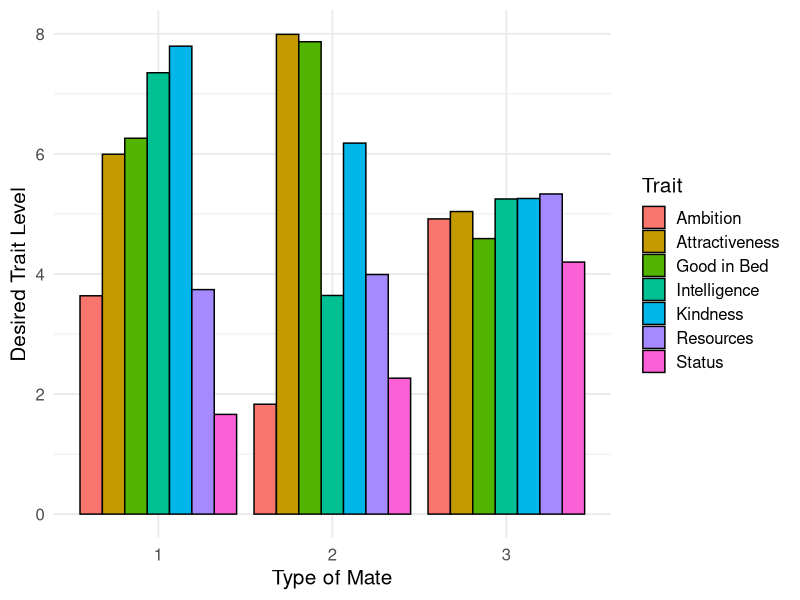
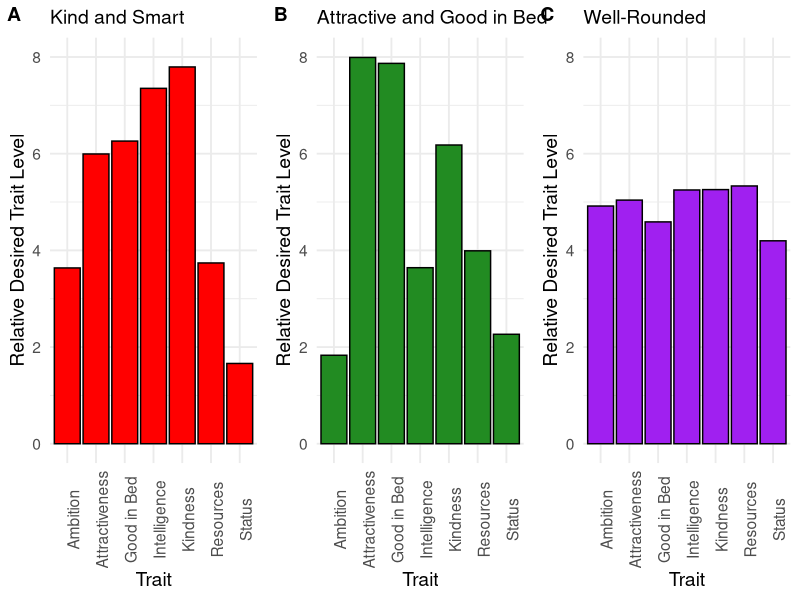
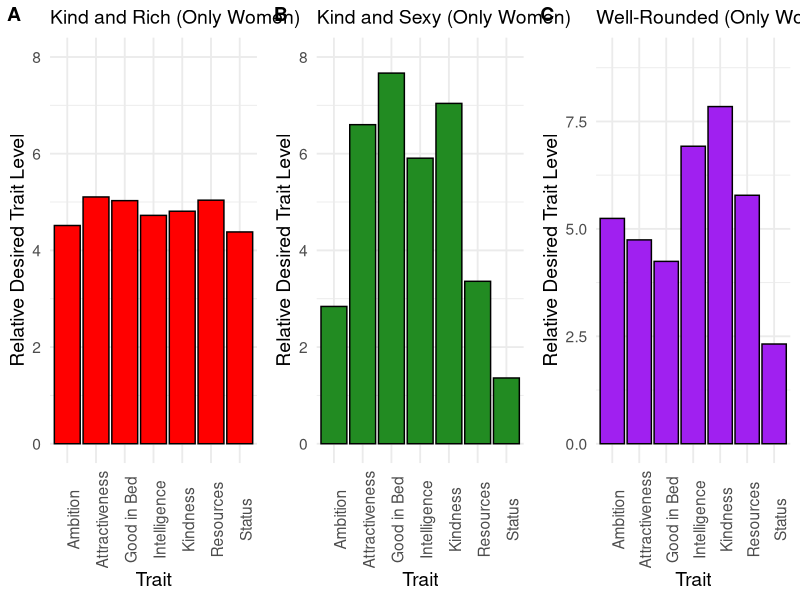
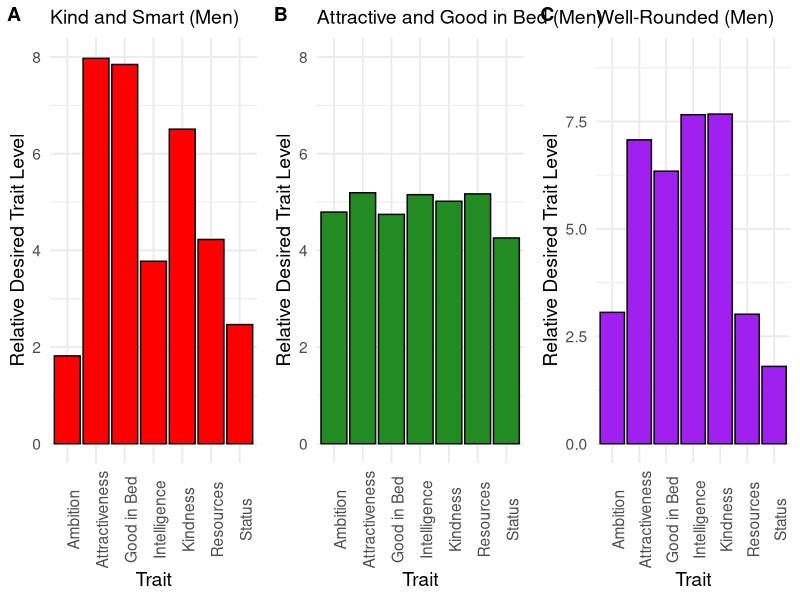
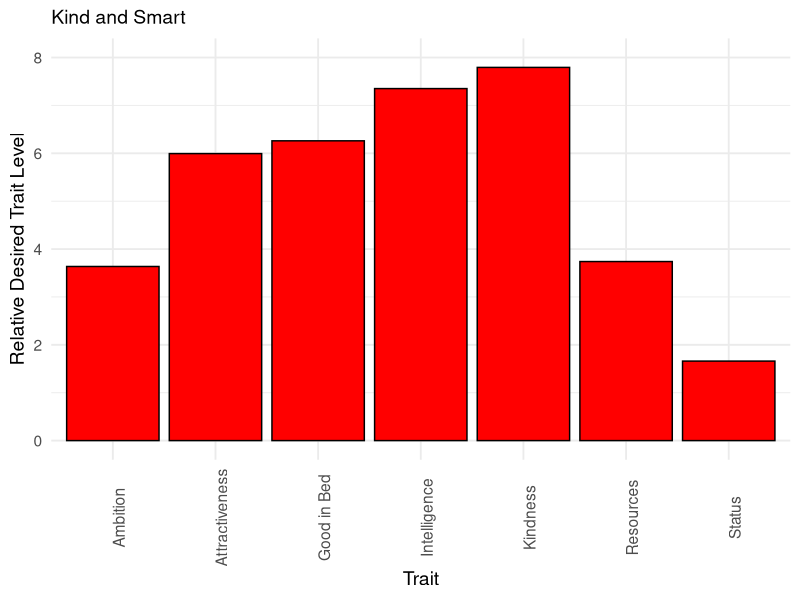
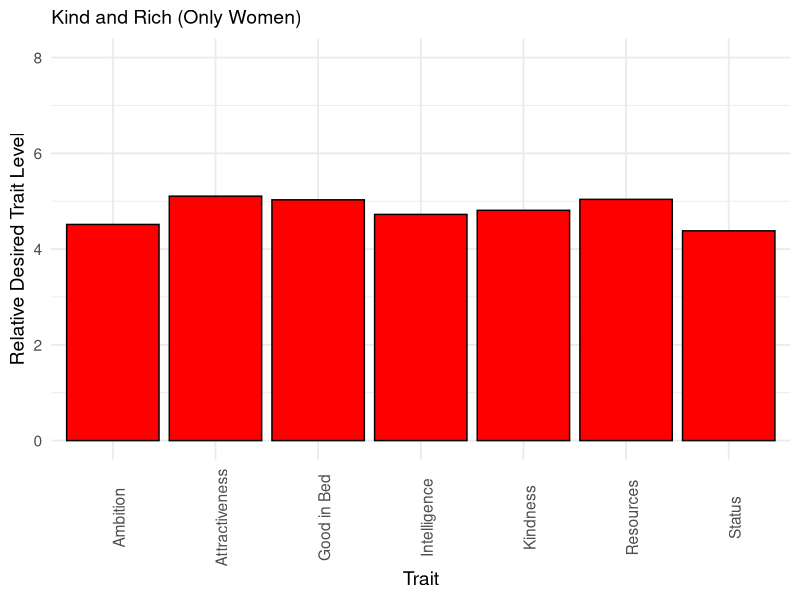
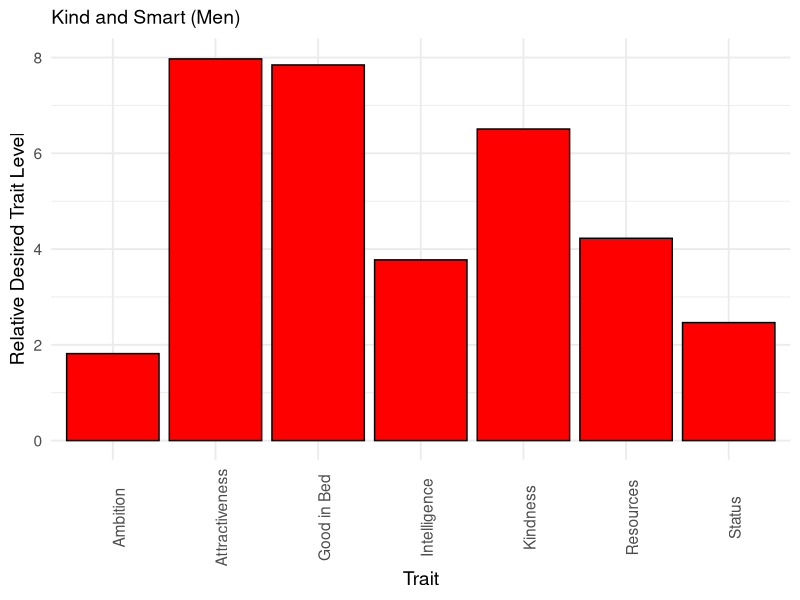
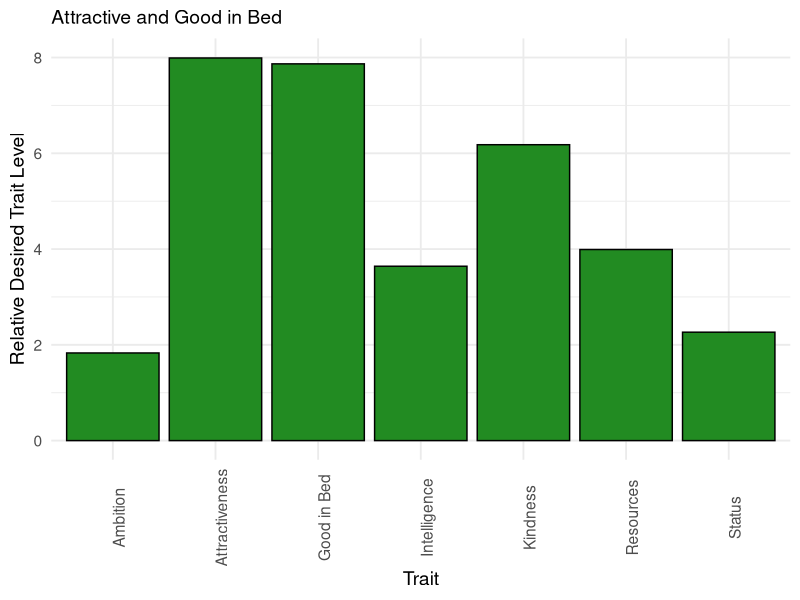

The R source for these figures, in order:
#############Polyamorous Mate Preferences -- Budget Allocation: Analysis Script #################
####Ashley J Coventry, Tamsin German, Dan Conroy-Beam########



###load packages 
library(psych) #for scree plot
library(ggplot2) #For generating other plots
library(ggpubr)
library(data.table) #for reshaping data
library(stringr) #for permutation analy data reorganizing
library(lme4) #for the logistic regression

###set seed###
set.seed(112822)


###load data###
data <- read.csv("Human Data/Processed Data/Processed Data20230108 181609.csv")


#Remove NAs ###
#necessary when merging back into the original data frame because kfits is omitting NAs. 

nacheck <- apply(data[,14:27], 1, function(x) sum(is.na(x))>0)
data<- data[!nacheck,]


#excluding people who don't identify as either men or women

data<-data[data$gender<3,]
data <- data[data$orange_gender <3,]
data <- data[data$blue_gender <3,]

#recoding gender to be 0 and 1 (move to processing script)
data$gender <- ifelse(data$gender == 1, 0, 1)
data$orange_gender <- ifelse(data$orange_gender ==1, 0, 1)
data$blue_gender <- ifelse(data$blue_gender ==1 , 0, 1)


###reshape data wide --> long and only keep columns relevant for kmeans

#melt function to have two rows (1 for orange, 1 for blue) with each trait rating

longData<-melt(as.data.table(data),id.vars=c("PIN","gender","age"),
               measure.vars=list(c(30,28),
                                 c(14,21),
                                 c(15,22),
                                 c(16,23),
                                 c(17,24),
                                 c(18,25),
                                 c(19,26),
                                 c(20,27)))


#Relabel columns

colnames(longData)[4:12]<-c("partner","idealGender","amb","attract",
                            "intel","sexy","kind",
                            "stat","finPros")


#Relabel partner type values
longData$partner<-as.factor(ifelse(longData$partner==1,"idealBlue","idealOrange"))





###K-Means Cluster Analysis###


#extract kmeans wSs
kfitWss<-sapply(1:7,function(x) kmeans(longData[,6:12],x)$tot.withinss)

#scree plot
screePlot<-qplot(1:7,kfitWss)


##compute differences in within ss across k for k-means clustering
wssDiffs<-diff(kfitWss)


##Add this classification to the original dataframe

kFit<-kmeans(longData[,6:12],3)
longData$kFitab <- kFit$cluster


##Create vectors of preference means for each cluster (without age)
clustCenters<-kFit$centers

##Look at gender breakdown by cluster
clustGender<-table(longData$gender,longData$kFitab)

##compute variance between trait ratings for each cluster
#to see if maybe one cluster is more well rounded than others
clustVars<-apply(clustCenters,1,var)




###Compute same or diff variable for ideal orange v ideal blue
#do people want both of their ideal partners in the same cluster or in different ones? 

##Transfer partner clusters back to data (since "data" is wide)
data$blueClust<-longData$kFitab[longData$partner=="idealBlue"]
data$orangeClust<-longData$kFitab[longData$partner=="idealOrange"]

##Determine for each participant whether their orange and blue partners are in the same cluster
#same = 1, diff = 0
data$sameOrDiff<-apply(data[,133:134],1,function(x)
  sum(duplicated(x))
)

##get sameOrDiff as function of gender
genderDiff<-table(data$sameOrDiff,data$gender)


##Computing average differentness
avgDiff <- mean(data$sameOrDiff)

###create variable listing cluster of each partner 

data$kFitab<-apply(data[,133:134],1,function(x) paste0(sort(as.numeric(x)),collapse=","))


### CHI SQUARE 

#are men and women are choosing combos of partner orange and blue at diff rates?

chisqGender<-chisq.test(table(data$gender,data$kFitab))


##do preferences for partner orange predict preferences for partner blue?
chisqClust<-chisq.test(table(data$blueClust, data$orangeClust)) 

##raw numbers in each cluster combo by gender
clustComboGender<-table(data$blueClust,data$orangeClust,data$gender)



### Permuation Analysis ###


##create a vector to store null distribution averages
nullDistAvg <- rep(0,100000)

##for loop to generate data of null dist 
for(a in 1:100000){
  
  aNull<-sample(data$blueClust)
  bNull<-sample(data$orangeClust)
  
  #Compute sameordiff
  sodNull<-ifelse(aNull==bNull, 0, 1)
  
  #Compute and saving average differentness
  nullDistAvg[a]<-mean(sodNull)
  
}



##see whether we are in extremes of null dist (compare output to our avgdiff)

nullDistHigh<-quantile(nullDistAvg[1:100000],c(0.975)) 
nullDistLow<-quantile(nullDistAvg[1:100000],c(0.025)) 


#Compute p-value comparing observed sameordiff to null distribution
pValueDiff <- sum(nullDistAvg < avgDiff) /100000 #unlike in study 1, no more similar/diff than chance 


###How many ideal partners are in each cluster?

##for people who wanted both partners in same cluster
sameClust <- table(data$blueClust[data$sameOrDiff == 0]) 

##for people who wanted partners in different clusters
#don't need to run separately for clusters A and B bc made order arbitrary
diffClust <- table(data$blueClust[data$sameOrDiff ==1])  


###More Chi Squares: proportion of participants with at least 1 partner in specific clusters 

##Create blank columns in data
data$clust1 <- NA #for cluster 1
data$clust2<- NA #for cluster 2
data$clust3 <- NA #for cluster 3


##for loop to fill columns
for(i in 1:NROW(data)){
  ifelse(data$orangeClust[i] == 1 | data$blueClust[i] == 1, data$clust1[i]<-1, data$clust1[i]<-0)
  
}

for(i in 1:NROW(data)){
  ifelse(data$orangeClust[i] == 2 | data$blueClust[i] == 2, data$clust2[i]<-1, data$clust2[i]<-0)
  
}

for(i in 1:NROW(data)){
  ifelse(data$orangeClust[i] == 3 | data$blueClust[i] == 3, data$clust3[i]<-1, data$clust3[i]<-0)
  
}



chisqClust1 <- chisq.test(table(data$gender, data$clust1))
chisqClust2 <- chisq.test(table(data$gender, data$clust2))
chisqClust3 <- chisq.test(table(data$gender, data$clust3))

###Ideal gender analysis

##fisher test

#partner blue
fisherIdealGenderBlue <- fisher.test(table(longData$idealGender[longData$partner == "idealBlue"], longData$kFitab[longData$partner == "idealBlue"])) 
idealGenderClustBlue <- table(longData$idealGender[longData$partner == "idealBlue"], longData$kFitab[longData$partner == "idealBlue"])

#partner orange
fisherIdealGenderOrange <- fisher.test(table(longData$idealGender[longData$partner == "idealOrange"], longData$kFitab[longData$partner == "idealOrange"])) 
idealGenderClustOrange <- table(longData$idealGender[longData$partner == "idealOrange"], longData$kFitab[longData$partner == "idealOrange"])




##logistic regression
#predicting partner sex from cluster?


logRegModelPsex <- glmer(idealGender ~ kFitab + (1|PIN), data = longData, family = "binomial") 






### Plotting ###

##plot bar graph with each trait mean for each 3 clusters (# clusters depends on scree)
#clusters aren't mapping on in the right order! double check centers with graph after running
meanTrait <- c(clustCenters[1,], clustCenters[2,], clustCenters[3,])
mateType <-c(rep("1", 7), rep("2", 7), rep("3", 7))
trait <- c(rep(c("Ambition", "Attractiveness", "Intelligence", "Good in Bed", "Kindness", "Status", "Resources"), 3))  
plotting <- data.frame(meanTrait, mateType, trait)
kFitPlot <- ggplot(data=plotting, aes(x=mateType, y=meanTrait, fill=trait)) +
  geom_bar(stat="identity", color="black", position=position_dodge())+
  theme_minimal(base_size = 15) + xlab("Type of Mate") + ylab("Desired Trait Level") +
  scale_fill_discrete(name = "Trait")


##multipanel figure
#first create individual plot for each cluster

#cluster 1 (title will change based on clusters)
meanTrait1 <- clustCenters[1,]
trait1 <- c("Ambition", "Attractiveness", "Intelligence", "Good in Bed", "Kindness", "Status", "Resources")
plotting1 <- data.frame(meanTrait1, trait1)
plot1 <- ggplot(data=plotting1, aes(x=trait1, y=meanTrait1)) +
  geom_bar(stat="identity", color="black", position=position_dodge(), fill = "red")+
  theme_minimal(base_size = 14) + xlab("Trait") + ylab("Relative Desired Trait Level")  +ylim(0,8) +
  ggtitle("Kind and Smart") +theme(plot.title = element_text(size = 14), axis.text.x = element_text(angle = 90))

#cluster 2 
meanTrait2 <- clustCenters[2,]
trait2 <- c("Ambition", "Attractiveness", "Intelligence", "Good in Bed", "Kindness", "Status", "Resources")
plotting2 <- data.frame(meanTrait2, trait2)
plot2 <- ggplot(data=plotting2, aes(x=trait2, y=meanTrait2)) +
  geom_bar(stat="identity", color="black", position=position_dodge(), fill = "forestgreen")+ 
  theme_minimal(base_size = 14) + xlab("Trait") + ylab("Relative Desired Trait Level") +ylim(0,8) +
ggtitle("Attractive and Good in Bed") +theme(plot.title = element_text(size = 14), axis.text.x = element_text(angle = 90))

#cluster 3 
meanTrait3 <- clustCenters[3,]
trait3 <- c("Ambition", "Attractiveness", "Intelligence", "Good in Bed", "Kindness", "Status", "Resources")
plotting3 <- data.frame(meanTrait3, trait3)
plot3 <- ggplot(data=plotting3, aes(x=trait3, y=meanTrait3)) +
  geom_bar(stat="identity", color="black", position=position_dodge(), fill = "purple")+ 
  theme_minimal(base_size = 14) + xlab("Trait") + ylab("Relative Desired Trait Level") +ylim(0,8) +
ggtitle("Well-Rounded") +theme(plot.title = element_text(size = 14), axis.text.x = element_text(angle = 90))

#combine clusters into one graph
panelPlot<-ggarrange(plot1,plot2,plot3,labels=c("A","B","C"), nrow=1, ncol=3,font.label = list(size = 14, color = "black"))









#######Bisexual Poly Prefs #######

##how many bisexual people are in our sample?
biSamp <- table(data$sex_orient)

##get only bi dataframe
biData <- subset(data, data$sex_orient == 3)

biSampGender <- table(biData$gender) #22 women, 9 men

##get sameOrDiff as function of gender
biGenderDiff<-table(biData$sameOrDiff,biData$gender)


##Computing average differentness
biAvgDiff <- mean(biData$sameOrDiff) ##way higher than reg avg diff

### CHI SQUARE -- some use Fisher's exact test since some clusters are rare###

#are bi men and women are choosing combos of partner orange and blue at diff rates than het folks?

chisqSexOrient <-chisq.test(table(data$sex_orient,data$kFitab)) #error bc size too small
#fisherSexOrient <- fisher.test(table(data$sex_orient, data$kFitab))
#get error with Fisher's test

#are bi men and bi women choosing combos at diff rates

fisherGenderBi <- fisher.test(table(biData$gender, biData$kFitab))



##in bisexual participants, do preferences for partner orange predict preferences for partner blue?
fisherClustBi <- fisher.test(table(biData$blueClust, biData$orangeClust))

##raw numbers in each cluster combo by gender
clustComboGenderBi<-table(biData$blueClust,biData$orangeClust,biData$gender)


#######Sex-Separated Cluster Analyses##########

###Women Only : K-Means Cluster Analysis###

longDataF <- longData[longData$gender == 0]
#extract kmeans wSs
kfitWssF<-sapply(1:7,function(x) kmeans(longDataF[,6:12],x)$tot.withinss)

#scree plot
screePlotF<-qplot(1:7,kfitWssF)


##compute differences in within ss across k for k-means clustering
wssDiffsF<-diff(kfitWssF)


##Add this classification to the original dataframe

kFitF<-kmeans(longDataF[,6:12],3)
longDataF$kFitF <- kFitF$cluster


##Create vectors of preference means for each cluster (without age)
clustCentersF<-kFitF$centers

##Look at gender breakdown by cluster
clustF<-table(longDataF$kFitF)

##compute variance between trait ratings for each cluster
#to see if maybe one cluster is more well rounded than others
clustVarsF<-apply(clustCentersF,1,var)


##plotting clusters (only women)

#cluster 1 (title will change based on clusters)
meanTrait1F <- clustCentersF[1,]
trait1F <- c("Ambition", "Attractiveness", "Intelligence", "Good in Bed", "Kindness", "Status", "Resources")
plotting1F <- data.frame(meanTrait1F, trait1F)
plot1F <- ggplot(data=plotting1F, aes(x=trait1F, y=meanTrait1F)) +
  geom_bar(stat="identity", color="black", position=position_dodge(), fill = "red")+
  theme_minimal(base_size = 14) + xlab("Trait") + ylab("Relative Desired Trait Level")  +ylim(0,8) +
  ggtitle("Kind and Rich (Only Women)") +theme(plot.title = element_text(size = 14), axis.text.x = element_text(angle = 90))

#cluster 2 
meanTrait2F <- clustCentersF[2,]
trait2F <- c("Ambition", "Attractiveness", "Intelligence", "Good in Bed", "Kindness", "Status", "Resources")
plotting2F <- data.frame(meanTrait2F, trait2F)
plot2F <- ggplot(data=plotting2F, aes(x=trait2F, y=meanTrait2F)) +
  geom_bar(stat="identity", color="black", position=position_dodge(), fill = "forestgreen")+ 
  theme_minimal(base_size = 14) + xlab("Trait") + ylab("Relative Desired Trait Level") +ylim(0,8) +
  ggtitle("Kind and Sexy (Only Women)") +theme(plot.title = element_text(size = 14), axis.text.x = element_text(angle = 90))

#cluster 3 
meanTrait3F <- clustCentersF[3,]
trait3F <- c("Ambition", "Attractiveness", "Intelligence", "Good in Bed", "Kindness", "Status", "Resources")
plotting3F <- data.frame(meanTrait3F, trait3F)
plot3F <- ggplot(data=plotting3F, aes(x=trait3F, y=meanTrait3F)) +
  geom_bar(stat="identity", color="black", position=position_dodge(), fill = "purple")+ 
  theme_minimal(base_size = 14) + xlab("Trait") + ylab("Relative Desired Trait Level") +ylim(0,9) +
  ggtitle("Well-Rounded (Only Women)") +theme(plot.title = element_text(size = 14), axis.text.x = element_text(angle = 90))

#Panel Plot
panelPlotF<-ggarrange(plot1F,plot2F,plot3F,labels=c("A","B","C"), nrow=1, ncol=3,font.label = list(size = 14, color = "black"))




###Men only : K-Means Cluster Analysis

###K-Means Cluster Analysis###

longDataM <- longData[longData$gender == 1]

#extract kmeans wSs
kfitWssM<-sapply(1:7,function(x) kmeans(longDataM[,6:12],x)$tot.withinss)

#scree plot
screePlotM<-qplot(1:7,kfitWssM)


##compute differences in within ss across k for k-means clustering
wssDiffsM<-diff(kfitWssM)


##Add this classification to the original dataframe

kFitM<-kmeans(longDataM[,6:12],3)
longDataM$kFitM <- kFitM$cluster


##Create vectors of preference means for each cluster (without age)
clustCentersM<-kFitM$centers

##Look at gender breakdown by cluster
clustM<-table(longDataM$kFitM)

##compute variance between trait ratings for each cluster
#to see if maybe one cluster is more well rounded than others
clustVarsM<-apply(clustCentersM,1,var)


##plotting clusters (only men)

#cluster 1 (title will change based on clusters)
meanTrait1M <- clustCentersM[1,]
trait1M <- c("Ambition", "Attractiveness", "Intelligence", "Good in Bed", "Kindness", "Status", "Resources")
plotting1M <- data.frame(meanTrait1M, trait1M)
plot1M <- ggplot(data=plotting1M, aes(x=trait1M, y=meanTrait1M)) +
  geom_bar(stat="identity", color="black", position=position_dodge(), fill = "red")+
  theme_minimal(base_size = 14) + xlab("Trait") + ylab("Relative Desired Trait Level")  +ylim(0,8) +
  ggtitle("Kind and Smart (Men)") +theme(plot.title = element_text(size = 14), axis.text.x = element_text(angle = 90))

#cluster 2 
meanTrait2M <- clustCentersM[2,]
trait2M <- c("Ambition", "Attractiveness", "Intelligence", "Good in Bed", "Kindness", "Status", "Resources")
plotting2M <- data.frame(meanTrait2M, trait2M)
plot2M <- ggplot(data=plotting2M, aes(x=trait2M, y=meanTrait2M)) +
  geom_bar(stat="identity", color="black", position=position_dodge(), fill = "forestgreen")+ 
  theme_minimal(base_size = 14) + xlab("Trait") + ylab("Relative Desired Trait Level") +ylim(0,8) +
  ggtitle("Attractive and Good in Bed (Men)") +theme(plot.title = element_text(size = 14), axis.text.x = element_text(angle = 90))

#cluster 3 
meanTrait3M <- clustCentersM[3,]
trait3M <- c("Ambition", "Attractiveness", "Intelligence", "Good in Bed", "Kindness", "Status", "Resources")
plotting3M <- data.frame(meanTrait3M, trait3M)
plot3M <- ggplot(data=plotting3M, aes(x=trait3M, y=meanTrait3M)) +
  geom_bar(stat="identity", color="black", position=position_dodge(), fill = "purple")+ 
  theme_minimal(base_size = 14) + xlab("Trait") + ylab("Relative Desired Trait Level") +ylim(0,9) +
  ggtitle("Well-Rounded (Men)") +theme(plot.title = element_text(size = 14), axis.text.x = element_text(angle = 90))

#panel plot
panelPlotM<-ggarrange(plot1M,plot2M,plot3M,labels=c("A","B","C"), nrow=1, ncol=3,font.label = list(size = 14, color = "black"))

